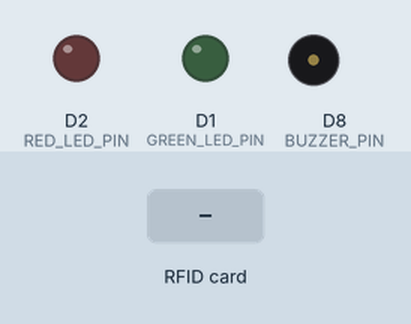
Bench run of a sketch on a simulated ESP8266 (NodeMCU). Parts: output pins drawn as LEDs (lit = HIGH), buzzer (waves = sounding, pin HIGH). The inputs (shaded band) are chosen by the test bench. WiFi joins after 1.5 s; servers stay silent unless stated; uploads are accepted with an empty reply; what the sketch prints to the serial monitor is not drawn.

Above: at 2.7 s.
2.8 s: RFID card 5E 7A 19 C4 held to the reader
At 2.91 s:
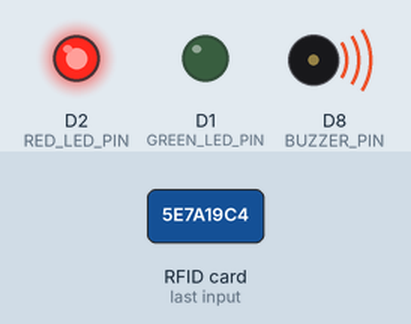
At 4.5 s:
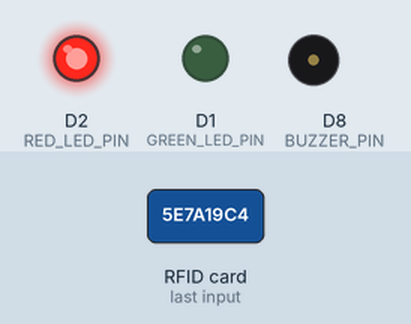
5.8 s: RFID card 63 6F BB 2D held to the reader
At 7.0 s:
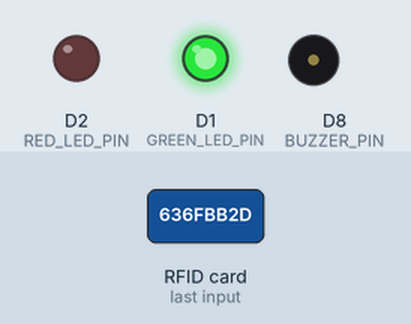
Timing chart, 0 to 9.4 s (numbered marks = the images above; inputs shaded):
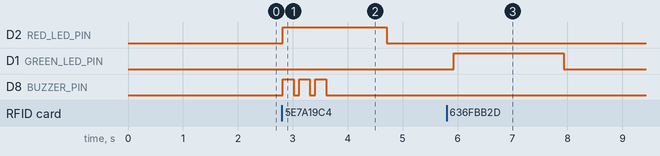

The sketch:

rfid_copy_20250401215811.ino
```cpp
#include <SPI.h>
#include <MFRC522.h>
#include <ESP8266WiFi.h>
#include <ESP8266HTTPClient.h>
#include <WiFiClientSecure.h>

// Network credentials
const char* ssid = "lovewifi";
const char* password = "lovesoni..";

// RFID pins
#define RST_PIN D3
#define SS_PIN D4

// LED and buzzer pins
#define GREEN_LED_PIN D1
#define RED_LED_PIN D2
#define BUZZER_PIN D8

// Google Script ID - FIXED FORMAT
const char* scriptId = "AKfycbwqce1EOTo5MZfCO3tEYxzK4VYzASCsWLWzifirGav9KSBS7iPko3P4W7PFsW5EqhtC";

// Authorized UIDs and corresponding names
struct AuthorizedUser {
  byte uid[4];
  const char* name;
};

AuthorizedUser authorizedUsers[] = {
  {{0x63, 0x6F, 0xBB, 0x2D}, "Love Soni"},
  // Add more users here
};

MFRC522 rfid(SS_PIN, RST_PIN);
MFRC522::MIFARE_Key key;
WiFiClientSecure client;

void setup() {
  Serial.begin(115200);
  pinMode(GREEN_LED_PIN, OUTPUT);
  pinMode(RED_LED_PIN, OUTPUT);
  pinMode(BUZZER_PIN, OUTPUT);
  digitalWrite(GREEN_LED_PIN, LOW);
  digitalWrite(RED_LED_PIN, LOW);
  digitalWrite(BUZZER_PIN, LOW);

  SPI.begin();
  rfid.PCD_Init();

  WiFi.begin(ssid, password);
  while (WiFi.status() != WL_CONNECTED) {
    delay(500);
    Serial.print(".");
  }
  Serial.println("\nWiFi connected");
  Serial.print("IP address: ");
  Serial.println(WiFi.localIP());

  client.setInsecure();
  Serial.println("RFID Access Control System Ready");
}

void loop() {
  if (!rfid.PICC_IsNewCardPresent() || !rfid.PICC_ReadCardSerial()) {
    return;
  }

  Serial.print("UID tag: ");
  String content = "";
  for (byte i = 0; i < rfid.uid.size; i++) {
    content += String(rfid.uid.uidByte[i], HEX) + " ";
  }
  content.toUpperCase();
  Serial.println(content);

  bool isAuthorized = false;
  const char* userName = "Unauthorized User";

  for (int i = 0; i < sizeof(authorizedUsers) / sizeof(authorizedUsers[0]); i++) {
    if (compareUID(rfid.uid.uidByte, authorizedUsers[i].uid)) {
      isAuthorized = true;
      userName = authorizedUsers[i].name;
      break;
    }
  }

  if (isAuthorized) {
    Serial.println("Access granted");
    grantAccess();
    logAccess("Access Granted", content, userName);
  } else {
    Serial.println("Access denied");
    denyAccess();
    logAccess("Access Denied", content, userName);
  }

  rfid.PICC_HaltA();
  rfid.PCD_StopCrypto1();
  delay(1000);
}

bool compareUID(byte readUID[], byte storedUID[]) {
  for (int i = 0; i < 4; i++) {
    if (readUID[i] != storedUID[i]) return false;
  }
  return true;
}

void grantAccess() {
  digitalWrite(GREEN_LED_PIN, HIGH);
  delay(2000);
  digitalWrite(GREEN_LED_PIN, LOW);
}

void denyAccess() {
  digitalWrite(RED_LED_PIN, HIGH);
  for (int i = 0; i < 3; i++) {
    digitalWrite(BUZZER_PIN, HIGH);
    delay(200);
    digitalWrite(BUZZER_PIN, LOW);
    delay(100);
  }
  delay(1000);
  digitalWrite(RED_LED_PIN, LOW);
}

void logAccess(String status, String uid, String name) {
  if (WiFi.status() == WL_CONNECTED) {
    String url = "https://script.google.com/macros/s/" + String(scriptId) + "/exec";
    url += "?status=" + urlEncode(status);
    url += "&uid=" + urlEncode(uid);
    url += "&name=" + urlEncode(name);
    url += "&timestamp=" + String(millis());

    Serial.println("Posting to Google Sheets...");
    Serial.println(url);

    HTTPClient http;
    http.begin(client, url);
    int httpCode = http.GET();

    if (httpCode > 0) {
      Serial.println("HTTP Response: " + http.getString());
    } else {
      Serial.println("Error on HTTP request");
    }
    http.end();
  } else {
    Serial.println("WiFi not connected");
  }
}

String urlEncode(String str) {
  String encodedString = "";
  char c, code0, code1;
  for (int i = 0; i < str.length(); i++) {
    c = str.charAt(i);
    if (c == ' ') {
      encodedString += '+';
    } else if (isAlphaNumeric(c)) {
      encodedString += c;
    } else {
      code1 = (c & 0xf) + '0';
      if ((c & 0xf) > 9) code1 = (c & 0xf) - 10 + 'A';
      c = (c >> 4) & 0xf;
      code0 = c + '0';
      if (c > 9) code0 = c - 10 + 'A';
      encodedString += '%';
      encodedString += code0;
      encodedString += code1;
    }
  }
  return encodedString;
}
// this is a change
```

Measured:
- after the input at 2.8 s, D2 (RED_LED_PIN): LOW → HIGH at once, → LOW 1.9 s later; D8 (BUZZER_PIN): alternates HIGH for 0.20 s and LOW for 0.10 s, 6 changes in all, then stays LOW, starting at once
- after the input at 5.8 s, D1 (GREEN_LED_PIN): LOW → HIGH after 0.13 s, → LOW 2.0 s later
